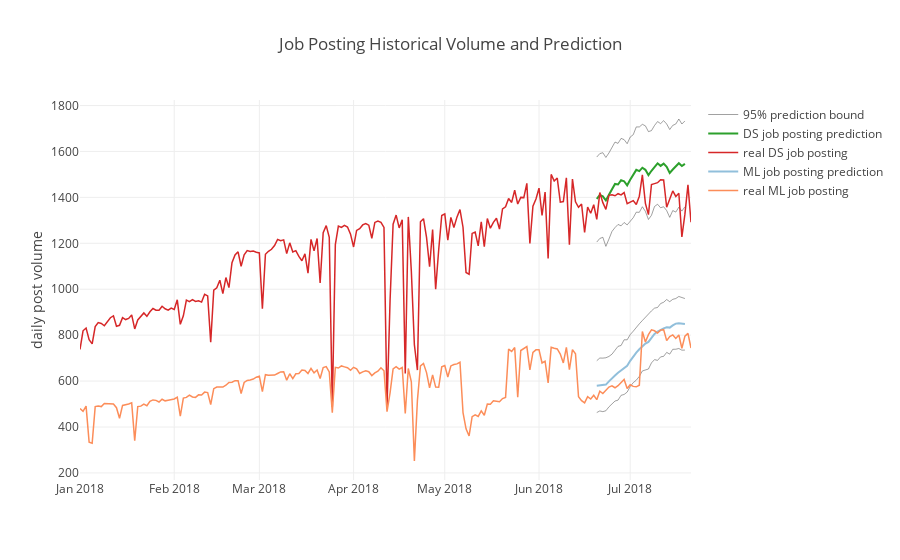

Notebook code for this chart:
### Code cell
### Plot the 95% prediction C.I with original posting volume and predicted volume
upper_bound_1 = go.Scatter(
    x=dsfcast['date'],
    y=dsfcast['yhat_upper'],
    line = dict(
        color = "#444",
        width = 1),
    opacity=.5,
    showlegend=False)
trace1 = go.Scatter(
    name='DS job posting prediction',
    x=dsfcast['date'],
    y=dsfcast['yhat'],
    mode='lines',
    line = dict(
        width = 2))
trace2 = go.Scatter(
    name='real DS job posting',
    x=ds_daily['ds'],
    y=ds_daily['y'],
    mode='lines',
    line = dict(
        width = 1.5))
lower_bound_1 = go.Scatter(
    x=dsfcast['date'],
    y=dsfcast['yhat_lower'],
    line = dict(
        color = "#444",
        width = 1),
    opacity=.5,
    name='95% prediction bound')
upper_bound_2 = go.Scatter(
    x=mlfcast['date'],
    y=mlfcast['yhat_upper'],
    line = dict(
        color = "#444",
        width = 1),
    opacity=.5,
    showlegend=False)
trace3 = go.Scatter(
    name='ML job posting prediction',
    x=mlfcast['date'],
    y=mlfcast['yhat'],
    mode='lines',
    line = dict(
        width = 2,
        color = 'rgb(145,191,219)'))
trace4 = go.Scatter(
    name='real ML job posting',
    x=ml_daily['ds'],
    y=ml_daily['y'],
    mode='lines',
    line = dict(
        width = 1.5,
        color = 'rgb(252.0, 141.0, 89.0)'))
lower_bound_2 = go.Scatter(
    x=mlfcast['date'],
    y=mlfcast['yhat_lower'],
    line = dict(
        color = "#444",
        width = 1),
    opacity=.5,
    showlegend=False)
data = [upper_bound_1, lower_bound_1, trace1, trace2, upper_bound_2, lower_bound_2, trace3, trace4]
layout = go.Layout(
    yaxis=dict(title='daily post volume'),
    title='Job Posting Historical Volume and Prediction',
    showlegend = True)
fig = go.Figure(data=data, layout=layout)
offline.iplot(fig, show_link=False, image='png')

### Figure 1 — Plotly figure (JSON) as saved in the notebook; plotly's stock layout.template omitted (floating-point values rounded to 4 significant figures; data arrays with more than 128 entries replaced by an {"elided": "..."} marker saying what was removed)
{"data": [{"line": {"color": "#444", "width": 1}, "opacity": 0.5, "showlegend": false, "type": "scatter", "uid": "b2e1a1f2-33f9-11e9-9665-5b4cd908cbd7", "x": ["2018-06-20", "2018-06-21", "2018-06-22", "2018-06-23", "2018-06-24", "2018-06-25", "2018-06-26", "2018-06-27", "2018-06-28", "2018-06-29", "2018-06-30", "2018-07-01", "2018-07-02", "2018-07-03", "2018-07-04", "2018-07-05", "2018-07-06", "2018-07-07", "2018-07-08", "2018-07-09", "2018-07-10", "2018-07-11", "2018-07-12", "2018-07-13", "2018-07-14", "2018-07-15", "2018-07-16", "2018-07-17", "2018-07-18", "2018-07-19"], "y": [1576.0, 1591.0, 1594.0, 1574.0, 1593.0, 1614.0, 1641.0, 1635.0, 1657.0, 1652.0, 1634.0, 1663.0, 1673.0, 1707.0, 1707.0, 1718.0, 1712.0, 1686.0, 1691.0, 1713.0, 1730.0, 1721.0, 1734.0, 1720.0, 1696.0, 1714.0, 1720.0, 1741.0, 1720.0, 1733.0]}, {"line": {"color": "#444", "width": 1}, "name": "95% prediction bound", "opacity": 0.5, "type": "scatter", "uid": "b2e1a3b4-33f9-11e9-9665-5b4cd908cbd7", "x": ["2018-06-20", "2018-06-21", "2018-06-22", "2018-06-23", "2018-06-24", "2018-06-25", "2018-06-26", "2018-06-27", "2018-06-28", "2018-06-29", "2018-06-30", "2018-07-01", "2018-07-02", "2018-07-03", "2018-07-04", "2018-07-05", "2018-07-06", "2018-07-07", "2018-07-08", "2018-07-09", "2018-07-10", "2018-07-11", "2018-07-12", "2018-07-13", "2018-07-14", "2018-07-15", "2018-07-16", "2018-07-17", "2018-07-18", "2018-07-19"], "y": [1205.0, 1221.0, 1226.0, 1187.0, 1218.0, 1252.0, 1269.0, 1282.0, 1276.0, 1291.0, 1280.0, 1295.0, 1312.0, 1336.0, 1335.0, 1359.0, 1339.0, 1304.0, 1322.0, 1360.0, 1370.0, 1355.0, 1359.0, 1343.0, 1313.0, 1343.0, 1336.0, 1357.0, 1340.0, 1359.0]}, {"line": {"width": 2}, "mode": "lines", "name": "DS job posting prediction", "type": "scatter", "uid": "b2e1a4a4-33f9-11e9-9665-5b4cd908cbd7", "x": ["2018-06-20", "2018-06-21", "2018-06-22", "2018-06-23", "2018-06-24", "2018-06-25", "2018-06-26", "2018-06-27", "2018-06-28", "2018-06-29", "2018-06-30", "2018-07-01", "2018-07-02", "2018-07-03", "2018-07-04", "2018-07-05", "2018-07-06", "2018-07-07", "2018-07-08", "2018-07-09", "2018-07-10", "2018-07-11", "2018-07-12", "2018-07-13", "2018-07-14", "2018-07-15", "2018-07-16", "2018-07-17", "2018-07-18", "2018-07-19"], "y": [1393.0, 1410.0, 1405.0, 1387.0, 1411.0, 1435.0, 1458.0, 1456.0, 1475.0, 1470.0, 1453.0, 1476.0, 1499.0, 1520.0, 1514.0, 1529.0, 1520.0, 1497.0, 1516.0, 1533.0, 1548.0, 1537.0, 1547.0, 1533.0, 1506.0, 1521.0, 1536.0, 1549.0, 1536.0, 1546.0]}, {"line": {"width": 1.5}, "mode": "lines", "name": "real DS job posting", "type": "scatter", "uid": "b2e1a576-33f9-11e9-9665-5b4cd908cbd7", "x": {"elided": "202 str values"}, "y": {"elided": "202 int values"}}, {"line": {"color": "#444", "width": 1}, "opacity": 0.5, "showlegend": false, "type": "scatter", "uid": "b2e1a634-33f9-11e9-9665-5b4cd908cbd7", "x": ["2018-06-20", "2018-06-21", "2018-06-22", "2018-06-23", "2018-06-24", "2018-06-25", "2018-06-26", "2018-06-27", "2018-06-28", "2018-06-29", "2018-06-30", "2018-07-01", "2018-07-02", "2018-07-03", "2018-07-04", "2018-07-05", "2018-07-06", "2018-07-07", "2018-07-08", "2018-07-09", "2018-07-10", "2018-07-11", "2018-07-12", "2018-07-13", "2018-07-14", "2018-07-15", "2018-07-16", "2018-07-17", "2018-07-18", "2018-07-19"], "y": [688.8, 700.3, 700.0, 701.6, 707.3, 717.1, 734.3, 751.4, 755.0, 779.9, 779.7, 802.3, 817.2, 836.0, 849.4, 863.7, 878.5, 889.8, 905.8, 917.6, 920.6, 937.7, 943.2, 955.2, 945.8, 956.0, 959.5, 968.5, 965.1, 959.5]}, {"line": {"color": "#444", "width": 1}, "opacity": 0.5, "showlegend": false, "type": "scatter", "uid": "b2e1a6fc-33f9-11e9-9665-5b4cd908cbd7", "x": ["2018-06-20", "2018-06-21", "2018-06-22", "2018-06-23", "2018-06-24", "2018-06-25", "2018-06-26", "2018-06-27", "2018-06-28", "2018-06-29", "2018-06-30", "2018-07-01", "2018-07-02", "2018-07-03", "2018-07-04", "2018-07-05", "2018-07-06", "2018-07-07", "2018-07-08", "2018-07-09", "2018-07-10", "2018-07-11", "2018-07-12", "2018-07-13", "2018-07-14", "2018-07-15", "2018-07-16", "2018-07-17", "2018-07-18", "2018-07-19"], "y": [463.0, 470.0, 466.9, 470.8, 487.6, 501.3, 513.1, 517.0, 538.1, 541.7, 552.1, 576.3, 593.3, 603.9, 620.5, 644.2, 646.8, 652.5, 679.4, 693.5, 690.2, 705.4, 707.7, 724.9, 717.4, 738.4, 738.7, 741.9, 734.6, 735.0]}, {"line": {"color": "rgb(145,191,219)", "width": 2}, "mode": "lines", "name": "ML job posting prediction", "type": "scatter", "uid": "b2e1a7ba-33f9-11e9-9665-5b4cd908cbd7", "x": ["2018-06-20", "2018-06-21", "2018-06-22", "2018-06-23", "2018-06-24", "2018-06-25", "2018-06-26", "2018-06-27", "2018-06-28", "2018-06-29", "2018-06-30", "2018-07-01", "2018-07-02", "2018-07-03", "2018-07-04", "2018-07-05", "2018-07-06", "2018-07-07", "2018-07-08", "2018-07-09", "2018-07-10", "2018-07-11", "2018-07-12", "2018-07-13", "2018-07-14", "2018-07-15", "2018-07-16", "2018-07-17", "2018-07-18", "2018-07-19"], "y": [580.0, 581.4, 584.3, 584.7, 599.0, 613.5, 624.5, 636.0, 646.9, 658.6, 667.0, 688.2, 708.4, 723.9, 738.6, 751.1, 763.1, 770.3, 788.9, 805.3, 815.8, 824.3, 829.8, 834.0, 832.9, 842.8, 850.3, 851.9, 851.8, 849.1]}, {"line": {"color": "rgb(252.0, 141.0, 89.0)", "width": 1.5}, "mode": "lines", "name": "real ML job posting", "type": "scatter", "uid": "b2e1a86e-33f9-11e9-9665-5b4cd908cbd7", "x": {"elided": "202 str values"}, "y": {"elided": "202 int values"}}], "layout": {"showlegend": true, "title": "Job Posting Historical Volume and Prediction", "yaxis": {"title": "daily post volume"}}}
